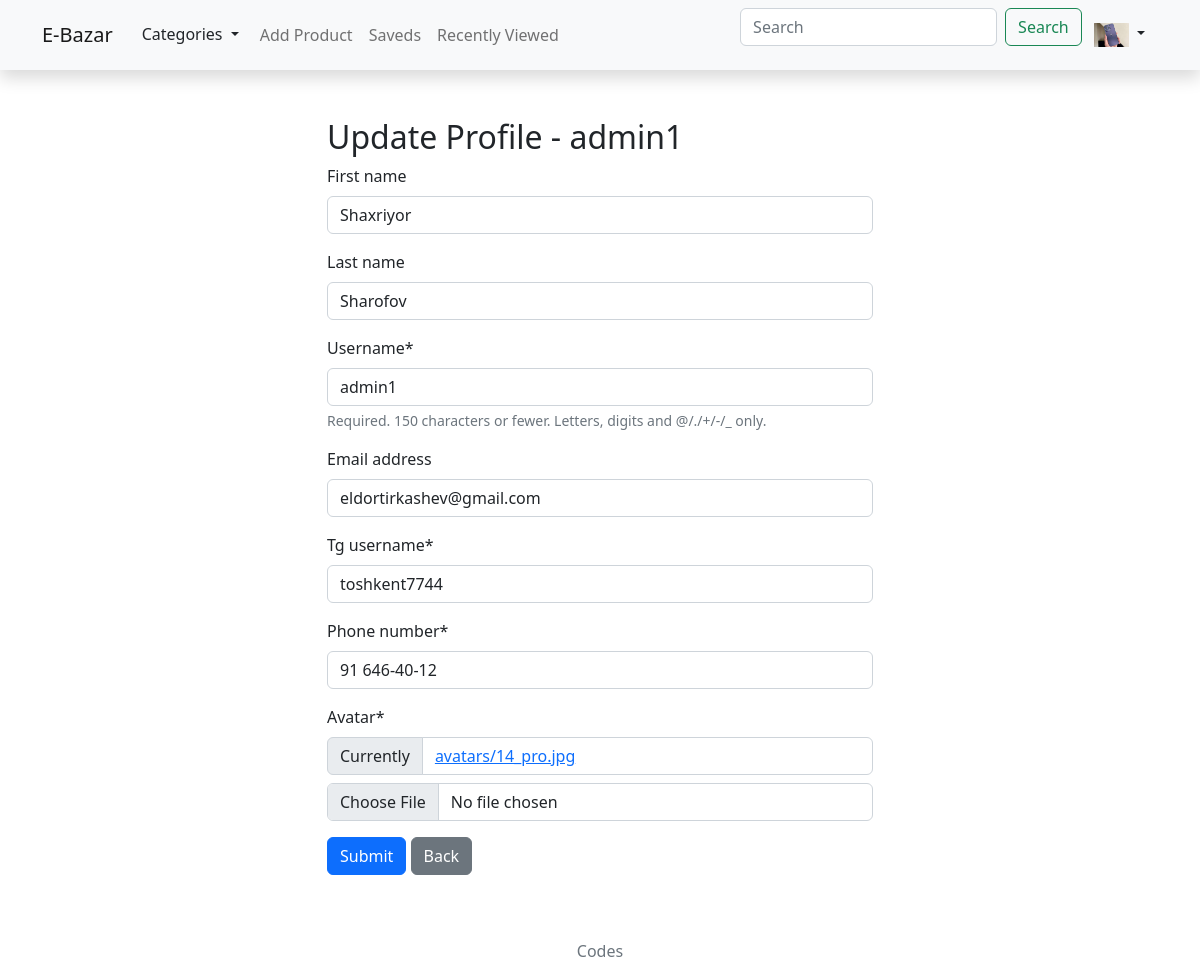
Screenshot of /users/update/ (signed in) with the database file from the repository.
### users/models.py (models this page shows)
class CustomUser(AbstractUser):
    phone_number = models.CharField(max_length=17)
    avatar = models.ImageField(upload_to='avatars/', default='avatars/default.png')
    tg_username = models.CharField(max_length=50)
    def __str__(self):
        return str(self.username)

### users/views.py (the view, shortened to what this page needs)
# urls.py: path('update/', UpdateProfileView.as_view(), name='update'),
class UpdateProfileView(LoginRequiredMixin, View):
    login_url = 'login'
    def get(self, request):
        form = UpdateProfileForm(instance=request.user)
        return render(request, 'profile_update.html', {'form': form})

### users/forms.py
class UpdateProfileForm(forms.ModelForm):
    class Meta:
        model = CustomUser
        fields = ("first_name", "last_name", "username", 'email', "tg_username", 'phone_number', 'avatar')

### main/views.py (called while the page is built)
def category_for_all(request):
    categories = Category.objects.all()
    return {'categories': categories}

### templates/profile_update.html (shortened to what this page needs)
{% extends "base.html" %}
{% load crispy_forms_tags %}
{% block content %}
  <div class="container">
    <div class="row">
        <div class="col"></div>
        <div class="col-6 mt-5 ">
            <h2>Update Profile - {{request.user}}</h2>
            <form  method="post" enctype="multipart/form-data" >{% csrf_token %}
                {{form|crispy}}
                <button type="submit" class="btn btn-primary" >Submit</button>
                <a class="btn btn-secondary" href="{% url 'users:profile' request.user %}"> Back</a>
            </form>
        </div>
        <div class="col"></div>
    </div>
  </div>
{% endblock content %}

### templates/base.html (shortened to what this page needs)
{% load static %}
<html lang="en">
<head>
    <link rel="stylesheet" type="text/css" href="{% static 'styles.css' %}">
     <link href="https://cdn.jsdelivr.net/npm/bootstrap@5.2.3/dist/css/bootstrap.min.css" rel="stylesheet">
    <link rel="stylesheet" href="https://cdn.jsdelivr.net/npm/bootstrap-icons@1.3.0/font/bootstrap-icons.css">
</head>
<body>
    <nav class="shadow navbar navbar-expand-lg bg-light">
        <div class="container">
          <a class="navbar-brand" href="/">E-Bazar</a>
          <div class="collapse navbar-collapse" id="navbarContent">
            <ul class="navbar-nav me-auto mb-2 mb-lg-0">
              <li class="nav-tem">
                <div class="btn-group">
                  <button type="button" class="btn  dropdown-toggle" data-bs-toggle="dropdown" data-bs-display="static" aria-expanded="false">
                    Categories
                  </button>
                </div>
              </li>
              <li class="nav-item">
                <a class="nav-link" href="{% url 'products:new' %}">Add Product</a>
              </li>
              <li class="nav-item">
                <a class="nav-link" href="{% url 'users:saveds' %}">Saveds</a>
              </li>
              <li class="nav-item">
                <a class="nav-link" href="{% url 'users:recently_viewed' %}">Recently Viewed</a>
              </li>
            </ul>
              <div class="btn-group">
                <form class="d-flex " role="search">
                  <input class="form-control me-2" name="q" type="search" placeholder="Search" aria-label="Search">
                  <button class="btn btn-outline-success" type="submit">Search</button>
                </form>
                {% if request.user.is_authenticated %}
                <button type="button" class="btn  dropdown-toggle" data-bs-toggle="dropdown" data-bs-display="static" aria-expanded="false">
                  <img src="{{ request.user.avatar.url }}" width="35" height="35" class=" rounded" alt="">
                </button>
                {% else %}
                <a href="{% url 'login' %}" class="btn btn-primary">Login</a>
                <a href="{% url 'users:signup' %}" class="btn btn-primary">SignUp</a>
                {% endif %}
              </div>
          </div>
        </div>
    </nav>
   {% block content %}
   {% endblock content %}
    <div class="footer m-5 mb-3 ">
        <center class="text-muted" > Codes </center>
    </div>
</body>
</html>

### templates/base.html (style rules this page uses)
img { object-fit: contain; }

### rows the page displays
CustomUser: user.avatar (picture), user "admin1", first_name "Shaxriyor", last_name "Sharofov", username "admin1", email "eldortirkashev@gmail.com", tg_username "toshkent7744", phone_number "91 646-40-12"
